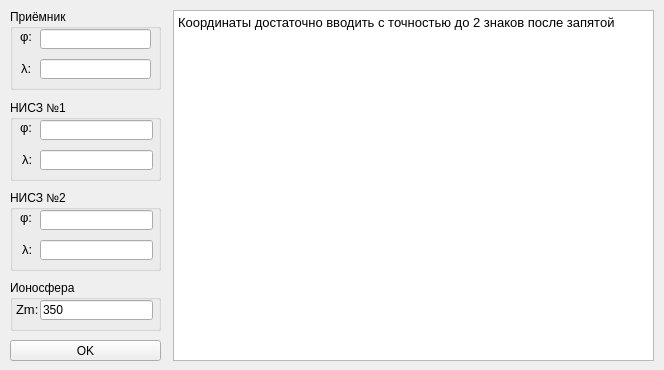
<?xml version="1.0" encoding="UTF-8"?>
<ui version="4.0">
 <class>Form</class>
 <widget class="QWidget" name="Form">
  <property name="geometry">
   <rect>
    <x>0</x>
    <y>0</y>
    <width>664</width>
    <height>370</height>
   </rect>
  </property>
  <property name="windowTitle">
   <string>SatGeom</string>
  </property>
  <widget class="QGroupBox" name="groupBox">
   <property name="geometry">
    <rect>
     <x>10</x>
     <y>9</y>
     <width>151</width>
     <height>81</height>
    </rect>
   </property>
   <property name="title">
    <string>Приёмник</string>
   </property>
   <widget class="QLabel" name="label">
    <property name="geometry">
     <rect>
      <x>10</x>
      <y>20</y>
      <width>16</width>
      <height>16</height>
     </rect>
    </property>
    <property name="text">
     <string>&lt;html&gt;&lt;head/&gt;&lt;body&gt;&lt;p&gt;&lt;span style=&quot; font-size:10pt;&quot;&gt;φ:&lt;/span&gt;&lt;/p&gt;&lt;/body&gt;&lt;/html&gt;</string>
    </property>
   </widget>
   <widget class="QLineEdit" name="lineEdit">
    <property name="geometry">
     <rect>
      <x>30</x>
      <y>20</y>
      <width>111</width>
      <height>20</height>
     </rect>
    </property>
   </widget>
   <widget class="QLabel" name="label_2">
    <property name="geometry">
     <rect>
      <x>11</x>
      <y>50</y>
      <width>20</width>
      <height>20</height>
     </rect>
    </property>
    <property name="text">
     <string>&lt;html&gt;&lt;head/&gt;&lt;body&gt;&lt;p&gt;&lt;span style=&quot; font-size:10pt;&quot;&gt;λ:&lt;/span&gt;&lt;/p&gt;&lt;/body&gt;&lt;/html&gt;</string>
    </property>
   </widget>
   <widget class="QLineEdit" name="lineEdit_2">
    <property name="geometry">
     <rect>
      <x>30</x>
      <y>50</y>
      <width>111</width>
      <height>20</height>
     </rect>
    </property>
   </widget>
  </widget>
  <widget class="QGroupBox" name="groupBox_2">
   <property name="geometry">
    <rect>
     <x>10</x>
     <y>100</y>
     <width>151</width>
     <height>81</height>
    </rect>
   </property>
   <property name="title">
    <string>НИСЗ №1</string>
   </property>
   <widget class="QLabel" name="label_3">
    <property name="geometry">
     <rect>
      <x>10</x>
      <y>20</y>
      <width>16</width>
      <height>16</height>
     </rect>
    </property>
    <property name="text">
     <string>&lt;html&gt;&lt;head/&gt;&lt;body&gt;&lt;p&gt;&lt;span style=&quot; font-size:10pt;&quot;&gt;φ:&lt;/span&gt;&lt;/p&gt;&lt;/body&gt;&lt;/html&gt;</string>
    </property>
   </widget>
   <widget class="QLineEdit" name="lineEdit_3">
    <property name="geometry">
     <rect>
      <x>30</x>
      <y>20</y>
      <width>113</width>
      <height>20</height>
     </rect>
    </property>
   </widget>
   <widget class="QLabel" name="label_4">
    <property name="geometry">
     <rect>
      <x>12</x>
      <y>50</y>
      <width>20</width>
      <height>20</height>
     </rect>
    </property>
    <property name="text">
     <string>&lt;html&gt;&lt;head/&gt;&lt;body&gt;&lt;p&gt;&lt;span style=&quot; font-size:10pt;&quot;&gt;λ:&lt;/span&gt;&lt;/p&gt;&lt;/body&gt;&lt;/html&gt;</string>
    </property>
   </widget>
   <widget class="QLineEdit" name="lineEdit_4">
    <property name="geometry">
     <rect>
      <x>30</x>
      <y>50</y>
      <width>113</width>
      <height>20</height>
     </rect>
    </property>
   </widget>
  </widget>
  <widget class="QGroupBox" name="groupBox_3">
   <property name="geometry">
    <rect>
     <x>10</x>
     <y>190</y>
     <width>151</width>
     <height>81</height>
    </rect>
   </property>
   <property name="title">
    <string>НИСЗ №2</string>
   </property>
   <widget class="QLabel" name="label_5">
    <property name="geometry">
     <rect>
      <x>10</x>
      <y>20</y>
      <width>16</width>
      <height>16</height>
     </rect>
    </property>
    <property name="text">
     <string>&lt;html&gt;&lt;head/&gt;&lt;body&gt;&lt;p&gt;&lt;span style=&quot; font-size:10pt;&quot;&gt;φ:&lt;/span&gt;&lt;/p&gt;&lt;/body&gt;&lt;/html&gt;</string>
    </property>
   </widget>
   <widget class="QLineEdit" name="lineEdit_5">
    <property name="geometry">
     <rect>
      <x>30</x>
      <y>20</y>
      <width>113</width>
      <height>20</height>
     </rect>
    </property>
   </widget>
   <widget class="QLabel" name="label_6">
    <property name="geometry">
     <rect>
      <x>12</x>
      <y>50</y>
      <width>20</width>
      <height>20</height>
     </rect>
    </property>
    <property name="text">
     <string>&lt;html&gt;&lt;head/&gt;&lt;body&gt;&lt;p&gt;&lt;span style=&quot; font-size:10pt;&quot;&gt;λ:&lt;/span&gt;&lt;/p&gt;&lt;/body&gt;&lt;/html&gt;</string>
    </property>
   </widget>
   <widget class="QLineEdit" name="lineEdit_6">
    <property name="geometry">
     <rect>
      <x>30</x>
      <y>50</y>
      <width>113</width>
      <height>20</height>
     </rect>
    </property>
   </widget>
  </widget>
  <widget class="QGroupBox" name="groupBox_4">
   <property name="geometry">
    <rect>
     <x>10</x>
     <y>280</y>
     <width>151</width>
     <height>51</height>
    </rect>
   </property>
   <property name="title">
    <string>Ионосфера</string>
   </property>
   <widget class="QLineEdit" name="lineEdit_7">
    <property name="geometry">
     <rect>
      <x>30</x>
      <y>20</y>
      <width>113</width>
      <height>20</height>
     </rect>
    </property>
    <property name="text">
     <string>350</string>
    </property>
   </widget>
   <widget class="QLabel" name="label_7">
    <property name="geometry">
     <rect>
      <x>6</x>
      <y>20</y>
      <width>31</width>
      <height>20</height>
     </rect>
    </property>
    <property name="text">
     <string>&lt;html&gt;&lt;head/&gt;&lt;body&gt;&lt;p&gt;&lt;span style=&quot; font-size:10pt;&quot;&gt;Zm:&lt;/span&gt;&lt;/p&gt;&lt;/body&gt;&lt;/html&gt;</string>
    </property>
   </widget>
  </widget>
  <widget class="QPushButton" name="pushButton">
   <property name="geometry">
    <rect>
     <x>10</x>
     <y>340</y>
     <width>151</width>
     <height>21</height>
    </rect>
   </property>
   <property name="text">
    <string>OK</string>
   </property>
  </widget>
  <widget class="QTextEdit" name="textEdit">
   <property name="geometry">
    <rect>
     <x>173</x>
     <y>10</y>
     <width>481</width>
     <height>351</height>
    </rect>
   </property>
   <property name="font">
    <font>
     <pointsize>10</pointsize>
    </font>
   </property>
   <property name="readOnly">
    <bool>true</bool>
   </property>
   <property name="html">
    <string>&lt;!DOCTYPE HTML PUBLIC &quot;-//W3C//DTD HTML 4.0//EN&quot; &quot;http://www.w3.org/TR/REC-html40/strict.dtd&quot;&gt;
&lt;html&gt;&lt;head&gt;&lt;meta name=&quot;qrichtext&quot; content=&quot;1&quot; /&gt;&lt;style type=&quot;text/css&quot;&gt;
p, li { white-space: pre-wrap; }
&lt;/style&gt;&lt;/head&gt;&lt;body style=&quot; font-family:'MS Shell Dlg 2'; font-size:10pt; font-weight:400; font-style:normal;&quot;&gt;
&lt;p style=&quot; margin-top:0px; margin-bottom:0px; margin-left:0px; margin-right:0px; -qt-block-indent:0; text-indent:0px;&quot;&gt;Координаты достаточно вводить с точностью до 2 знаков после запятой &lt;/p&gt;&lt;/body&gt;&lt;/html&gt;</string>
   </property>
  </widget>
 </widget>
 <resources/>
 <connections/>
</ui>
